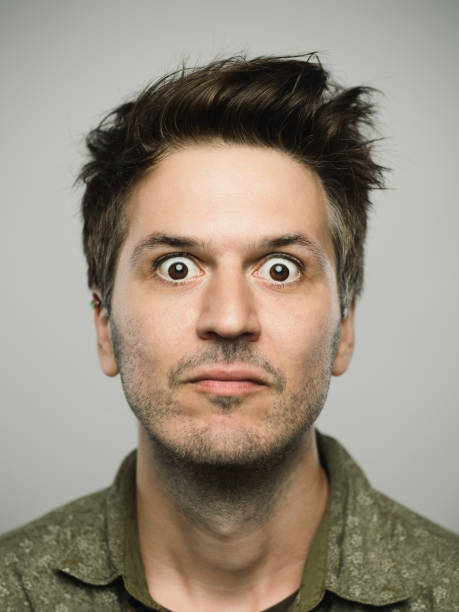
#> input picture real-caucasian-man-with-surprised-expression-looking-at-camera.jpg, 459 x 612 px, given in place of profile-fb-1545076630-2f6f132ca046.jpg, which was not available
$ jupyter execute --allow-errors 'Tanay'"'"'sMLModel.ipynb'   (shell and % lines are left out)
#> lines starting #> are read from the running program, lines starting #| are printed output that depends on the picture; after the words box and inside, x2 and y2 are one past the last pixel; in counts of white or black regions, pixels touching at a corner belong together; pictures that were not available may be replaced by others from this repository, and a replacement may not be noted
[cell 1]
%cd /content/

[cell 2]
import cv2
import os

with open('normal.txt','r') as f:
#> (reads normal.txt from the repository)
    img = [line.strip() for line in f]
for image in img:
    loadedImage = cv2.imread("normal_pics/"+image)
#> loadedImage is the input picture: shape (612, 459, 3); mean B, G, R 127, 141.3, 152.3
    cv2.imwrite("data_set/normal/"+image,loadedImage)
#> pass 2 of the loop `for image in img:`:
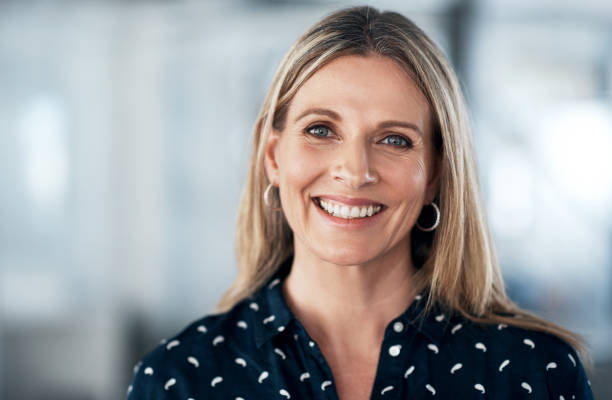
#> input picture run-your-company-with-confidence.jpg, 612 x 400 px, given in place of myvideo_frames55_jpg.rf.a2399eacaf6744e52cb23bd2ef8b98c1.jpg, which was not available
#> loadedImage is the input picture: shape (400, 612, 3); mean B, G, R 157.8, 156.6, 157
print("done writing")

[cell 3]
with open('depressed.txt','r') as f:
#> (reads depressed.txt from the repository)
    img = [line.strip() for line in f]
#> img = 120 items
for image in img:
    loadedImage = cv2.imread("depressed_pics/"+image)
    cv2.imwrite("data_set/depressed/"+image,loadedImage)
#> pass 2 of the loop `for image in img:`:
print("done writing")

[cell 4]
images = []
#> images = []
#> `gray = cv2.cvtColor(img, cv2.COLOR_BGR2GRAY)`:
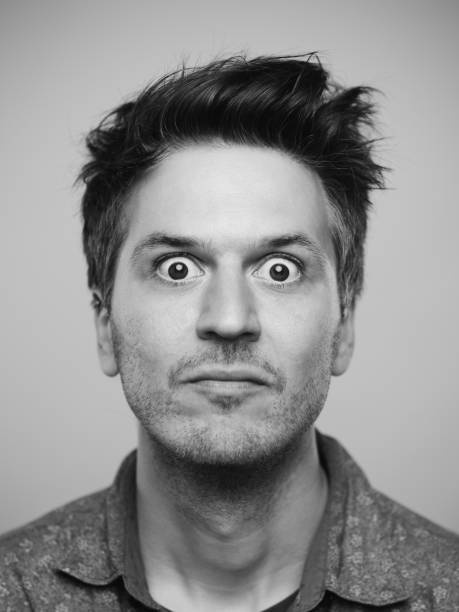
#> gray: shape (612, 459); min 1, max 239, mean 143
#> the loop `for (x,y,w,h) in faces:` made 1 pass
#> pass 1, `cv2.imwrite("dataset/User." + str(face_id) + '.' + str(count) + ".jpg"..`:
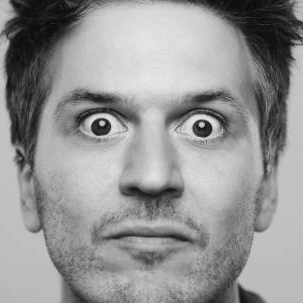
#> saved as User..1.jpg: shape (303, 303); min 6, max 239, mean 148.6
#> after the loop `for (x,y,w,h) in faces:`:
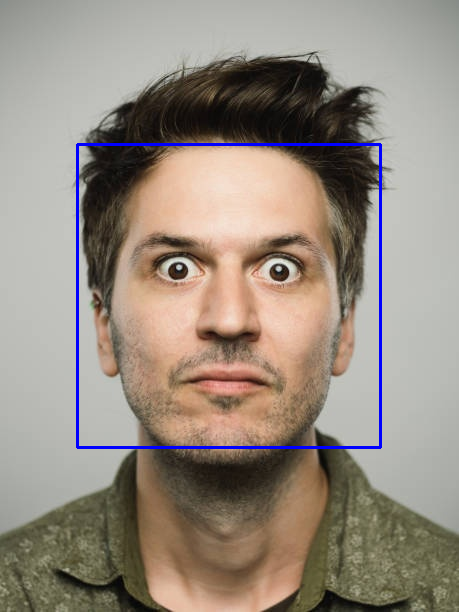
#> img: shape (612, 459, 3); mean B, G, R 128.6, 139.5, 150.4
#> pass 2 of the loop `for image in images:`:
#> the loop `for (x,y,w,h) in faces:` made 1 pass
#> pass 1, `cv2.imwrite("dataset/User." + str(face_id) + '.' + str(count) + ".jpg"..`:
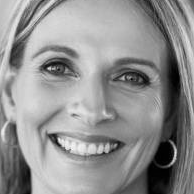
#> saved as User..2.jpg: shape (194, 194); min 0, max 251, mean 144.1
#> after the loop `for (x,y,w,h) in faces:`:
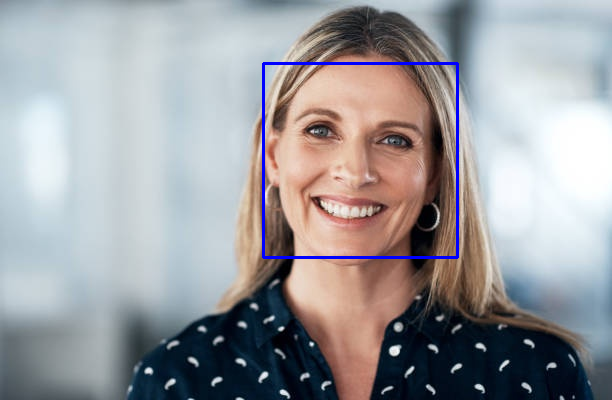
#> img: shape (400, 612, 3); mean B, G, R 159.1, 155.3, 155.5

with open('normal.txt','r') as f:
    images = [line.strip() for line in f]


face_detector = cv2.CascadeClassifier('haarcascade_frontalface_default.xml')

face_id = input('\n Enter Emotion id end press <return> ==>  ')

count = 0
#> (the rest of this cell did not finish here and is left out)

[cell 5]
images = []

with open('depressed.txt','r') as f:
    images = [line.strip() for line in f]

print(len(images))


face_detector = cv2.CascadeClassifier('haarcascade_frontalface_default.xml')

face_id = input('\n Enter Emotion id end press <return> ==>  ')

count = 0
#> (the rest of this cell did not finish here and is left out)

[cell 6]
images = []
for file in os.listdir("/content/depressed_pics"):
  s = str(file)
  images.append(s)

face_detector = cv2.CascadeClassifier('haarcascade_frontalface_default.xml')

face_id = input('\n Enter Emotion id end press <return> ==>  ')

count = 0
for image in images:
    img = cv2.imread("/content/data_set/depressed/"+str(image))
    gray = cv2.cvtColor(img, cv2.COLOR_BGR2GRAY)
#> gray: shape (612, 459)
    faces = face_detector.detectMultiScale(gray, 1.3, 5)

    for (x,y,w,h) in faces:

        cv2.rectangle(img, (x,y), (x+w,y+h), (255,0,0), 2)
        count += 1

        # Save the captured image into the datasets folder
        cv2.imwrite("dataset/User." + str(face_id) + '.' + str(count) + ".jpg", gray[y:y+h,x:x+w])
#> this loop made 1 pass
#> pass 1, `cv2.imwrite("dataset/User." + str(face_id) + '.' + str(count) + ".jpg"..`:
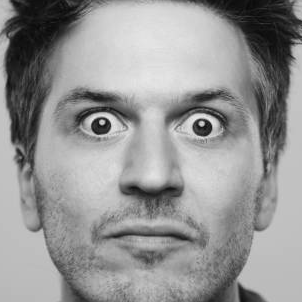
#> saved as User..1.jpg: shape (302, 302); min 9, max 238, mean 148.7
#> after the loop:
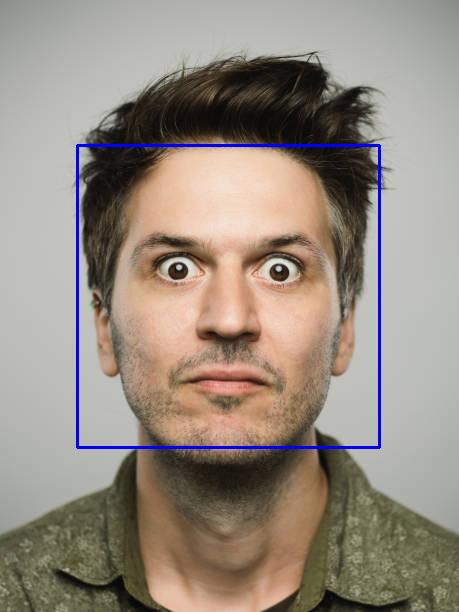
#> img: shape (612, 459, 3); 1.29% of pixels changed, all inside (x1, y1, x2, y2) = (76, 144, 381, 449)

print("\n Done creating face data")
